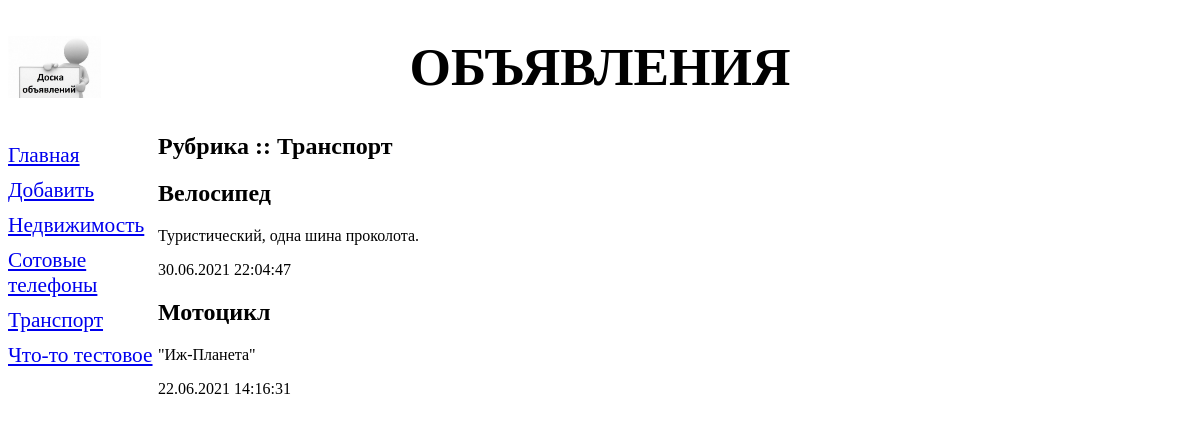
Page /2/ on the committed database.
### bboard/models.py (models this page shows, shortened)
class Rubric(models.Model):
	name = models.CharField(max_length=20, db_index=True, verbose_name="Название")
	class Meta:
		verbose_name_plural = "Рубрики"
		verbose_name = "Рубрика"
		ordering = ['name']

class Bb(models.Model):
	title = models.CharField(max_length=50, verbose_name="Товар")
	content = models.TextField(null=True, blank=True, verbose_name="Описание")
	price = models.FloatField(null=True, blank=True, verbose_name="Цена")
	published = models.DateTimeField(auto_now_add=True, db_index=True, verbose_name="Опубликовано")
	rubric = models.ForeignKey("Rubric", null=True, on_delete=models.PROTECT, verbose_name="Рубрика")
	class Meta:
		verbose_name_plural = 'Объявления'
		verbose_name = 'Объявление'
		ordering = ['-published']

### bboard/views.py (the view)
# urls.py: path('<int:rubric_id>/', by_rubric, name='by_rubric'),
def by_rubric(request, rubric_id):
	bbs = Bb.objects.filter(rubric=rubric_id)
	rubrics = Rubric.objects.all()
	current_rubric = Rubric.objects.get(pk=rubric_id)
	context = {"bbs": bbs, "rubrics": rubrics, "current_rubric": current_rubric}
	return render(request, 'bboard/by_rubric.html', context)

### bboard/templates/bboard/by_rubric.html (shortened to what this page needs)
{% extends "layout/basic.html" %}
{% block content %}
<h2>Рубрика :: {{ current_rubric.name }}</h2>
{% for bb in bbs %}
<div>
    <h2>{{ bb.title }}</h2>
    <p>{{ bb.content }}</p>
    <p>{{ bb.published|date:"d.m.Y H:i:s" }}</p>
</div>
{% endfor %}
{% endblock %}

### bboard/templates/layout/basic.html (shortened to what this page needs)
{% load static %}
<!DOCTYPE html>
<html>
<head>
    <link rel="stylesheet" type="text/css" href="{% static 'bboard/style.css' %}">
</head>
<body>
<header>
  <h1>Объявления</h1>
</header>
<nav>
  <a href="{% url 'index' %}">Главная</a>
  <a href="{% url 'add' %}">Добавить</a>
  {% for rubric in rubrics %}
  <a href="{% url 'by_rubric' rubric.pk %}">{{ rubric.name }}</a>
  {% endfor %}
</nav>
<section>
  {% block content %}
  {% endblock %}
</section>
</body>
</html>

### bboard/static/bboard/style.css (style rules this page uses)
header h1 { font-size: 40pt; text-transform: uppercase; text-align: center; background: url("bg.jpeg") left / auto 100% no-repeat; }
nav { font-size: 16pt; width: 150px; float: left; }
nav a { display: block; margin: 10px 0px; }
section { margin-left: 150px; }

### rows in the picture
Rubric: name "Недвижимость"
Rubric: name "Сотовые телефоны"
Rubric: name "Транспорт"
Rubric: name "Что-то тестовое"
Bb: title "Велосипед", content "Туристический, одна шина проколота.", published "30.06.2021 22:04:47"
Bb: title "Мотоцикл", content "\"Иж-Планета\"", published "22.06.2021 14:16:31"
